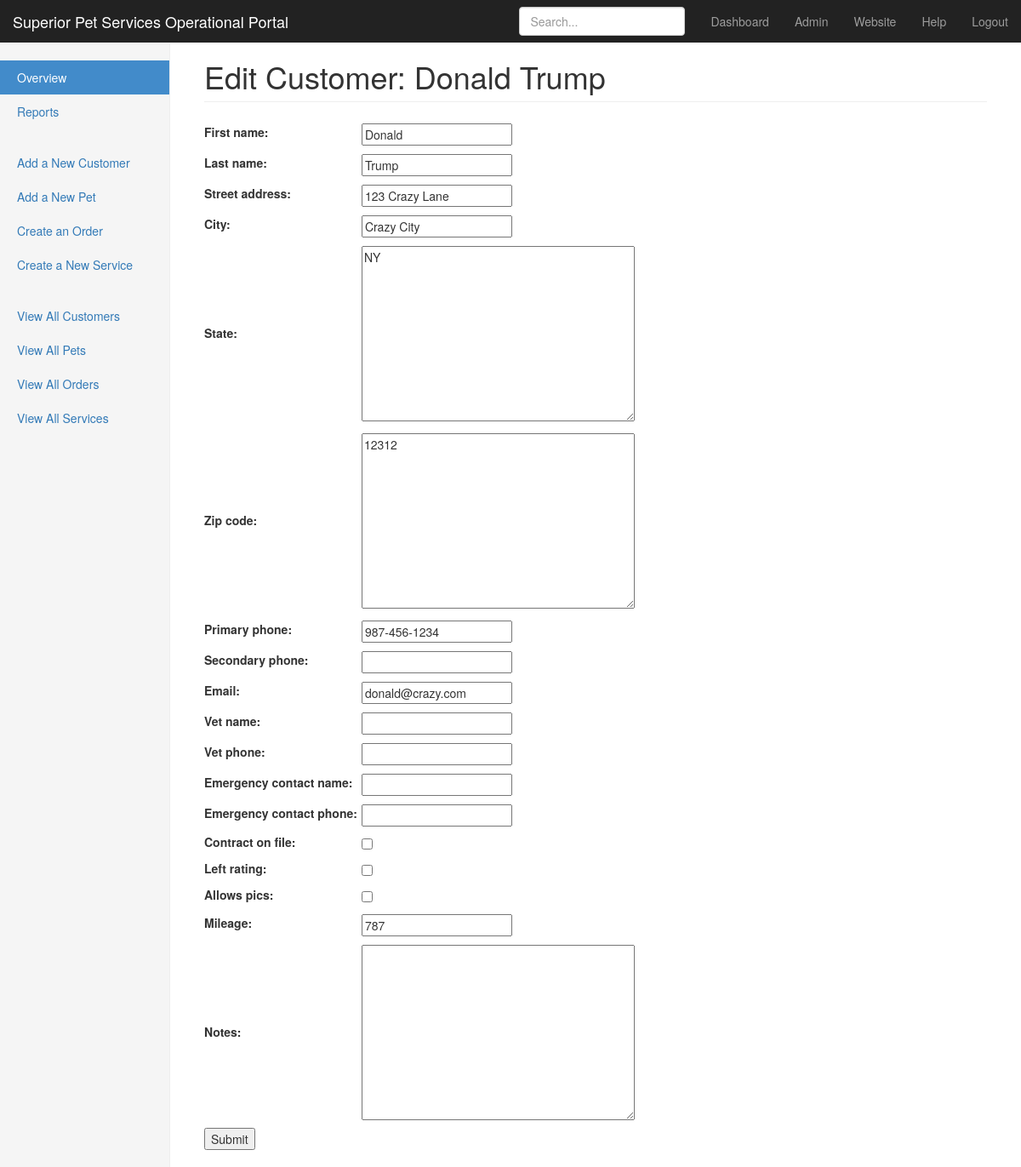
Before: /pet_sitting/customer/edit/15/ (signed in) with the older database file.
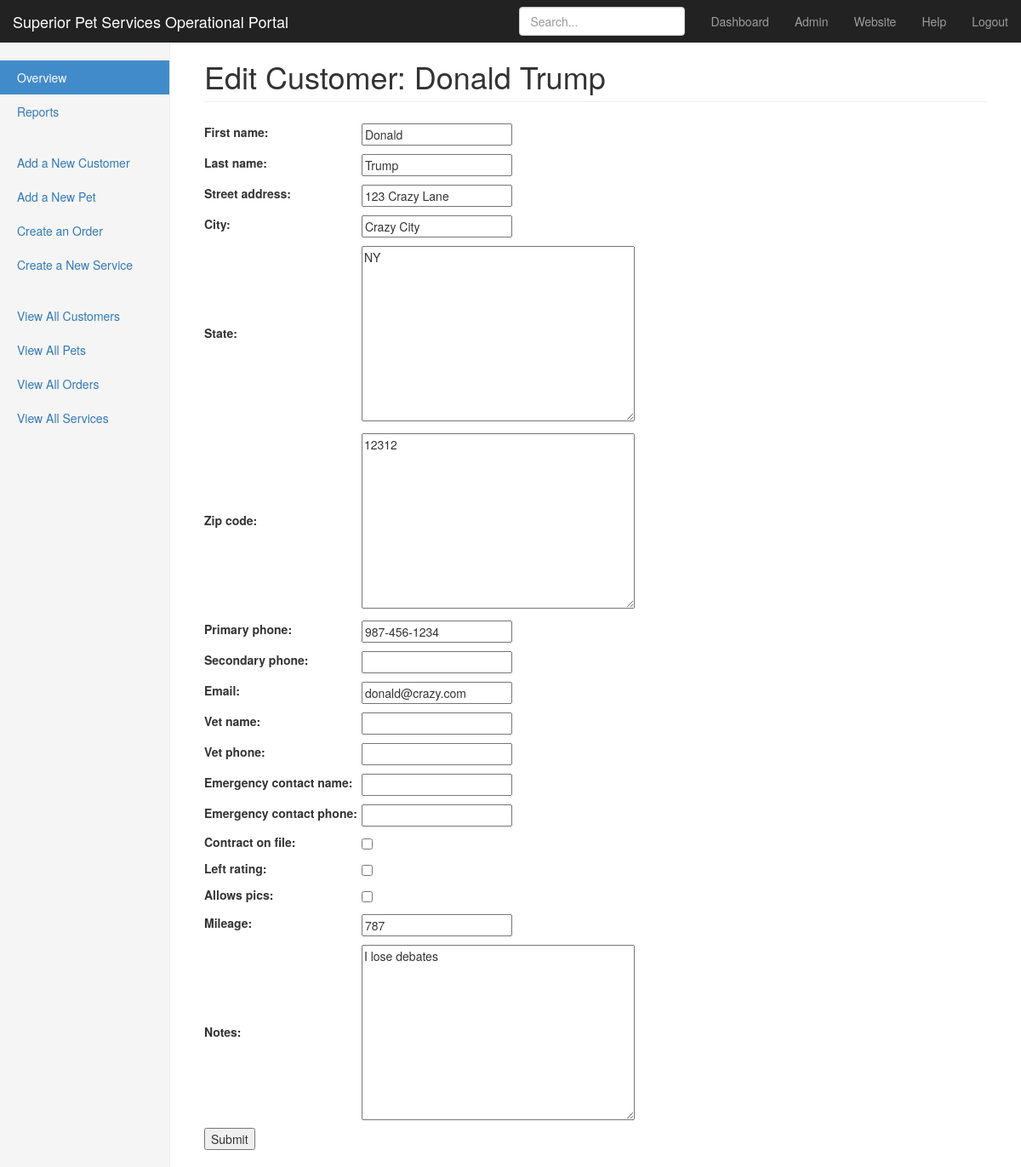
After: the same page with the newer database file.
### pet_sitting/models.py (models this page shows, shortened)
class Customer(models.Model):
    signup_date = models.DateTimeField(auto_now_add=True)
    first_name = models.CharField(max_length=200)
    last_name = models.CharField(max_length=200)
    street_address = models.CharField(max_length=200)
    city = models.CharField(max_length=200)
    state = USStateField()
    zip_code = USZipCodeField()
    primary_phone = PhoneNumberField(blank=True, null=True)
    secondary_phone = PhoneNumberField(blank=True, null=True)
    email = models.EmailField(blank=True, null=True)
    vet_name = models.CharField(max_length=200, blank=True, null=True)
    vet_phone = PhoneNumberField(blank=True, null=True)
    emergency_contact_name = models.CharField(max_length=200,
                                              blank=True,
                                              null=True)
    emergency_contact_phone = PhoneNumberField(blank=True, null=True)
    contract_on_file = models.BooleanField()
    left_rating = models.BooleanField()
    allows_pics = models.BooleanField()
    mileage = models.IntegerField()
    notes = models.TextField(blank=True, null=True)
    @property
    def full_name(self):
        return '{} {}'.format(self.first_name,
                              self.last_name)

### pet_sitting/views.py (the view)
# urls.py: url(r'^customer/edit/(?P<customer_id>\d+)/$', add_customer),
@login_required(login_url='/login/')
def add_customer(request, customer_id=None):
    heading = 'Add a New Customer'
    if request.method == 'POST': # POST code
        if customer_id != None: # POST with an ID: POST EDIT CHANGES
            customer_obj = Customer.objects.get(id=customer_id)
            customer_form = CustomerForm(request.POST, instance=customer_obj)
        else: # POST for the first time: ADD VIEW
            customer_form = CustomerForm(request.POST)
        if customer_form.is_valid(): # validate the POST and save the data
            customer_form.save()
            return HttpResponseRedirect('/pet_sitting/dashboard/')
    elif customer_id == None: # GET first time code
        customer_form = CustomerForm()
    else: # GET entry that already exists: EDIT VIEW
        customer_obj = Customer.objects.get(id=customer_id)
        customer_form = CustomerForm(instance=customer_obj)
        heading = 'Edit Customer: ' + customer_obj.full_name
    context = {'add_form': customer_form, 'heading' : heading}
    return render(request, 'add_form.html', context)

### pet_sitting/forms.py
class CustomerForm(forms.ModelForm):
    class Meta:
        model = Customer
        fields = '__all__'

### pet_sitting/templates/add_form.html (shortened to what this page needs)
{% extends "menu_sidebar.html" %}
{% block page_heading %}<h1 class="page-header">{{ heading }}</h1>{% endblock %}
{% block page %}
    <form method="post">
        <table>
            {{ add_form }}
        </table>
        <input type="submit" value="Submit" />
    </form>
{% endblock %}

Changed rows visible on the page:
changed Customer "Donald": notes (not shown) → "I lose debates"
